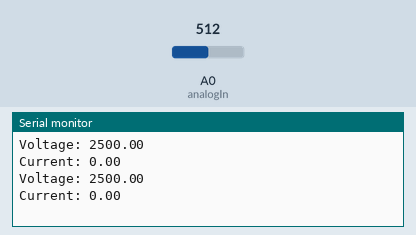
This sketch was run on a simulated Arduino Uno, built with avr-gcc and run on an emulated ATmega328P. Shown: the last lines printed to the serial monitor. The test bench sets the inputs (shaded band); at power-on: A0 (analogIn) = 512.

Above: at 1.8 s.
1.9 s: A0 (analogIn) set to 716
At 2.8 s:
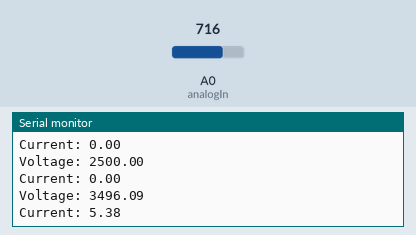
3.4 s: A0 (analogIn) set to 900
At 4.7 s:
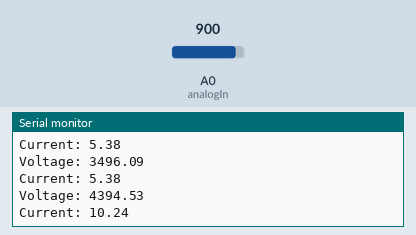
Timing chart, 0 to 6.4 s (numbered marks = the images above; inputs shaded):
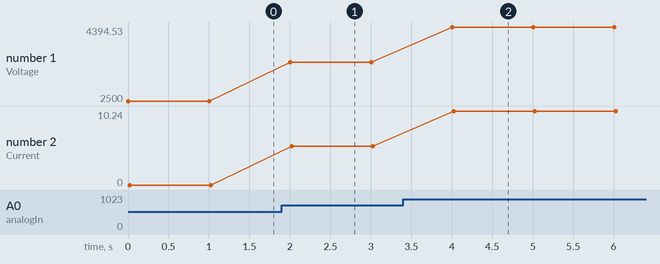

Measured:
- after the input at 1.9 s, the serial monitor: prints a new line after 0.10 s (image 1)
- after the input at 3.4 s, the serial monitor: prints a new line after 0.61 s (image 2)
- plotted number 1: 2500 → 3496.09 after the input at 1.9 s, 3496.09 → 4394.53 after the input at 3.4 s
- plotted number 2: 0 → 5.38 after the input at 1.9 s, 5.38 → 10.24 after the input at 3.4 s

The sketch:

Current_measurment.ino
```cpp
String readString;

const int analogIn = A0;
  int mVperAmp = 185; // use 100 for 20A Module and 66 for 30A Module
  int RawValue= 0;
  int ACSoffset = 2500;
  double Voltage = 0;
  double Amps = 0;

void setup() {
  // put your setup code here, to run once:
  Serial.begin(9600);
  pinMode(A0,INPUT);
}

void loop() {
  // put your main code here, to run repeatedly:
   RawValue = analogRead(analogIn);
    Voltage = (RawValue / 1024.0) * 5000; // Gets you mV
    Amps = ((Voltage - ACSoffset) / mVperAmp);

    Serial.print("Voltage: ");
    Serial.println(Voltage);
    Serial.print("Current: ");
    Serial.println(Amps);
    delay(1000);
}
```
